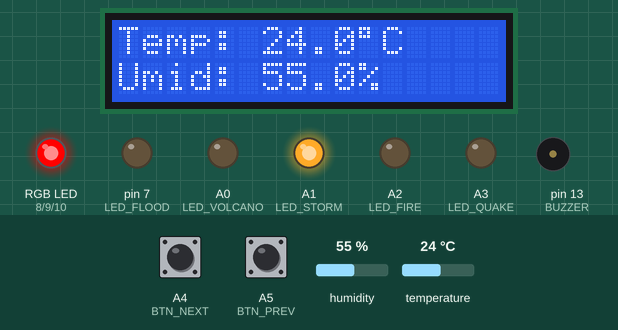
A sketch run on a simulated Arduino Uno, built with avr-gcc and run on an emulated ATmega328P. Parts: 16×2 character LCD, an RGB LED mixed from three pins (HIGH = lit), output pins drawn as LEDs (lit = HIGH), buzzer (waves = sounding). The test bench sets the inputs (shaded band); at power-on: A4 (BTN_NEXT) HIGH, A5 (BTN_PREV) HIGH, humidity 55 %, temperature 24 °C.

Above: at 10.6 s.
10.7 s: A4 (BTN_NEXT) pulled LOW for 0.15 s
At 12.0 s:
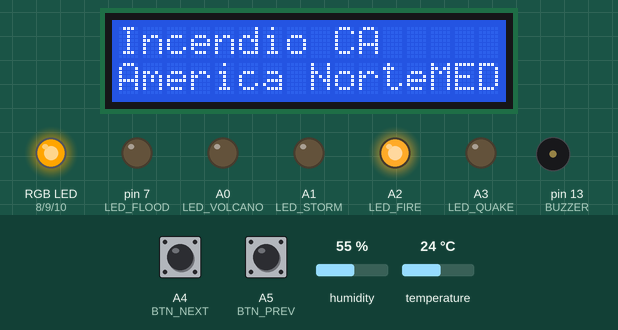
14.3 s: A4 (BTN_NEXT) pulled LOW for 1 s
At 15.7 s:
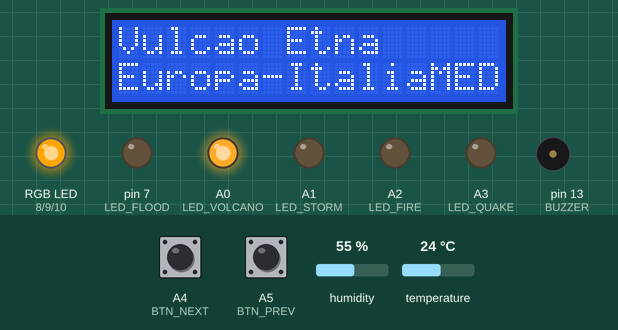
17.5 s: A4 (BTN_NEXT) pulled LOW for 0.15 s
At 18.4 s:
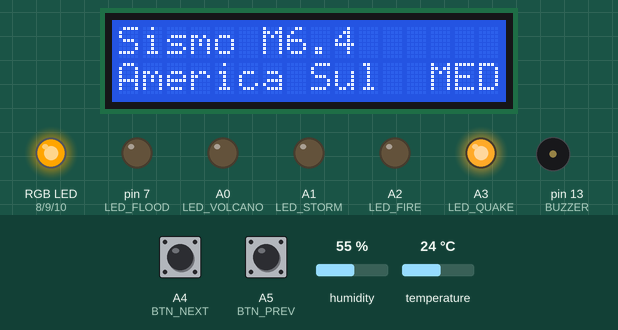
20.7 s: A4 (BTN_NEXT) pulled LOW for 3.2 s
At 21.19 s:
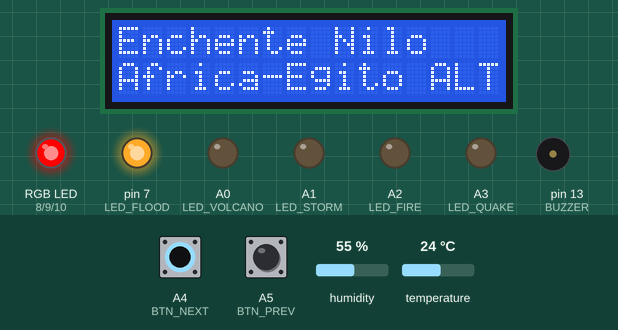
24.5 s: A4 (BTN_NEXT) pulled LOW for 0.15 s
At 24.71 s:
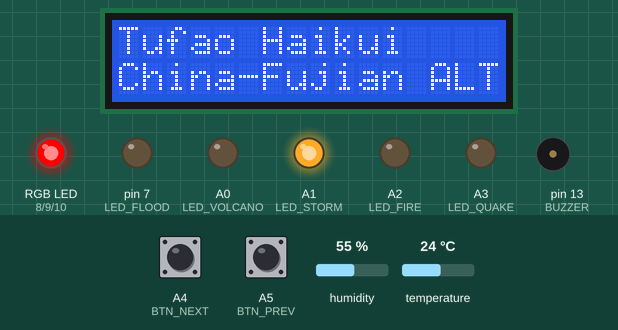
25.2 s: A4 (BTN_NEXT) pulled LOW for 1 s
At 27.21 s:
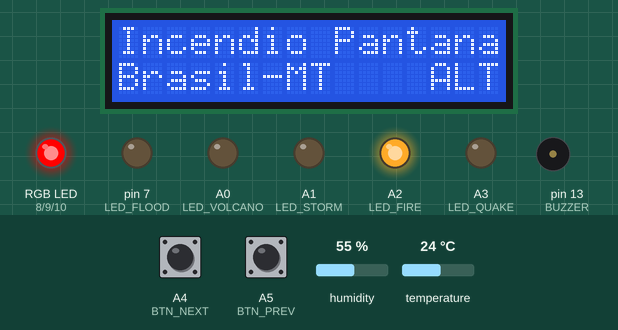
Timing chart, 0 to 27.8 s (numbered marks = the images above; inputs shaded):
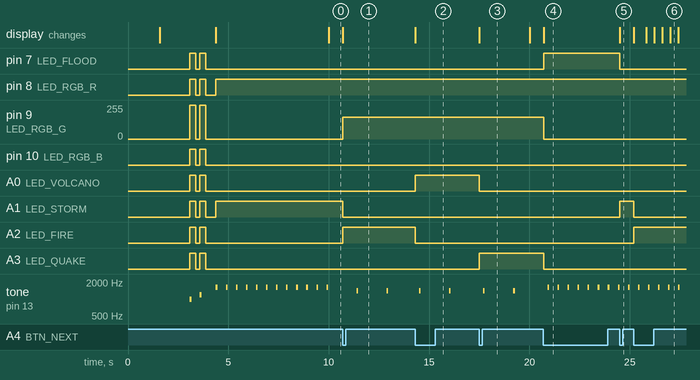

The sketch:

sketch.ino
```cpp
#include <LiquidCrystal.h>
#include <DHT.h>

// ─── Pinos LCD ───────────────────────────────────────────────
LiquidCrystal lcd(12, 11, 5, 4, 3, 2);

// ─── DHT22 ───────────────────────────────────────────────────
#define DHTPIN 6
#define DHTTYPE DHT22
DHT dht(DHTPIN, DHTTYPE);

// ─── LEDs por categoria ──────────────────────────────────────
#define LED_VOLCANO   A0   // Vermelho
#define LED_STORM     A1   // Azul
#define LED_FIRE      A2   // Amarelo
#define LED_QUAKE     A3   // Verde
#define LED_FLOOD     7    // Laranja (simulado com amarelo+vermelho)
#define LED_RGB_R     8
#define LED_RGB_G     9
#define LED_RGB_B     10

// ─── Buzzer e Botões ─────────────────────────────────────────
#define BUZZER        13
#define BTN_NEXT      A4
#define BTN_PREV      A5

// ─── Categorias de desastre ──────────────────────────────────
#define CAT_VOLCANO 0
#define CAT_STORM   1
#define CAT_FIRE    2
#define CAT_QUAKE   3
#define CAT_FLOOD   4

// ─── Estrutura de evento ─────────────────────────────────────
struct Event {
  const char* name;
  const char* region;
  uint8_t category;
  uint8_t risk; // 1=Baixo 2=Medio 3=Alto
};

// ─── Dados simulados (NASA EONET + Starlink temp) ────────────
const Event events[] = {
  {"Tufao Mawar",    "Asia-Pacifico",  CAT_STORM,   3},
  {"Incendio CA",    "America Norte",  CAT_FIRE,    2},
  {"Vulcao Etna",    "Europa-Italia",  CAT_VOLCANO, 2},
  {"Sismo M6.4",     "America Sul",    CAT_QUAKE,   2},
  {"Enchente Nilo",  "Africa-Egito",   CAT_FLOOD,   3},
  {"Tufao Haikui",   "China-Fujian",   CAT_STORM,   3},
  {"Incendio Pantanal","Brasil-MT",    CAT_FIRE,    3},
  {"Vulcao Fuego",   "Guatemala",      CAT_VOLCANO, 3},
  {"Sismo M5.8",     "Japao-Honshu",   CAT_QUAKE,   1},
  {"Enchente Kerala","India-Sul",      CAT_FLOOD,   2},
};

const uint8_t NUM_EVENTS = sizeof(events) / sizeof(events[0]);

// ─── Estado ──────────────────────────────────────────────────
int8_t currentEvent = 0;
bool showTemp = false;
unsigned long lastBuzz = 0;
unsigned long lastScroll = 0;
unsigned long lastTempRead = 0;
bool btnNextLast = HIGH;
bool btnPrevLast = HIGH;
uint8_t scrollPos = 0;

// ─── Setup ───────────────────────────────────────────────────
void setup() {
  lcd.begin(16, 2);
  dht.begin();

  pinMode(LED_VOLCANO, OUTPUT);
  pinMode(LED_STORM,   OUTPUT);
  pinMode(LED_FIRE,    OUTPUT);
  pinMode(LED_QUAKE,   OUTPUT);
  pinMode(LED_FLOOD,   OUTPUT);
  pinMode(LED_RGB_R,   OUTPUT);
  pinMode(LED_RGB_G,   OUTPUT);
  pinMode(LED_RGB_B,   OUTPUT);
  pinMode(BUZZER,      OUTPUT);
  pinMode(BTN_NEXT,    INPUT_PULLUP);
  pinMode(BTN_PREV,    INPUT_PULLUP);

  // Animação de boot
  bootAnimation();
  displayEvent(currentEvent);
}

// ─── Loop ────────────────────────────────────────────────────
void loop() {
  handleButtons();
  handleBuzzer();
  handleScroll();

  // Alterna leitura de temperatura a cada 10s
  if (millis() - lastTempRead > 10000) {
    lastTempRead = millis();
    showTemp = !showTemp;
    if (showTemp) displayTemperature();
    else displayEvent(currentEvent);
  }
}

// ─── Animação de boot ────────────────────────────────────────
void bootAnimation() {
  lcd.clear();
  lcd.setCursor(0, 0);
  lcd.print("** NASA MONITOR **");
  lcd.setCursor(0, 1);
  lcd.print(" Iniciando...   ");
  delay(1500);

  lcd.clear();
  lcd.setCursor(0, 0);
  lcd.print("Starlink Online ");
  lcd.setCursor(0, 1);
  lcd.print("EONET API: OK   ");
  delay(1500);

  // Pisca todos os LEDs
  setAllLeds(HIGH);
  tone(BUZZER, 1000, 100);
  delay(300);
  setAllLeds(LOW);
  delay(200);
  setAllLeds(HIGH);
  tone(BUZZER, 1200, 100);
  delay(300);
  setAllLeds(LOW);
  delay(500);
}

// ─── Exibe evento no LCD ─────────────────────────────────────
void displayEvent(int8_t idx) {
  const Event& e = events[idx];
  lcd.clear();
  scrollPos = 0;

  // Linha 1: nome do evento
  lcd.setCursor(0, 0);
  lcd.print(e.name);

  // Linha 2: região + risco
  lcd.setCursor(0, 1);
  lcd.print(e.region);
  lcd.setCursor(13, 1);
  switch (e.risk) {
    case 1: lcd.print("LOW"); break;
    case 2: lcd.print("MED"); break;
    case 3: lcd.print("ALT"); break;
  }

  updateLeds(e);
  updateRGB(e.risk);
}

// ─── Exibe temperatura (DHT22) ───────────────────────────────
void displayTemperature() {
  float t = dht.readTemperature();
  float h = dht.readHumidity();

  lcd.clear();
  lcd.setCursor(0, 0);
  lcd.print("Temp: ");
  if (!isnan(t)) {
    lcd.print(t, 1);
    lcd.print((char)223); // símbolo °
    lcd.print("C");
  } else {
    lcd.print("--.-C");
  }

  lcd.setCursor(0, 1);
  lcd.print("Umid: ");
  if (!isnan(h)) {
    lcd.print(h, 1);
    lcd.print("%");
  } else {
    lcd.print("--.-%");
  }

  // Alerta de temperatura alta
  if (!isnan(t) && t > 35.0) {
    tone(BUZZER, 800, 200);
    setRGB(255, 0, 0);
  }
}

// ─── Atualiza LEDs por categoria ─────────────────────────────
void updateLeds(const Event& e) {
  digitalWrite(LED_VOLCANO, e.category == CAT_VOLCANO ? HIGH : LOW);
  digitalWrite(LED_STORM,   e.category == CAT_STORM   ? HIGH : LOW);
  digitalWrite(LED_FIRE,    e.category == CAT_FIRE    ? HIGH : LOW);
  digitalWrite(LED_QUAKE,   e.category == CAT_QUAKE   ? HIGH : LOW);
  digitalWrite(LED_FLOOD,   e.category == CAT_FLOOD   ? HIGH : LOW);
}

// ─── RGB por nível de risco ───────────────────────────────────
void updateRGB(uint8_t risk) {
  switch (risk) {
    case 1: setRGB(0, 255, 0);   break; // Verde
    case 2: setRGB(255, 165, 0); break; // Laranja
    case 3: setRGB(255, 0, 0);   break; // Vermelho
  }
}

void setRGB(uint8_t r, uint8_t g, uint8_t b) {
  analogWrite(LED_RGB_R, r);
  analogWrite(LED_RGB_G, g);
  analogWrite(LED_RGB_B, b);
}

// ─── Buzzer por risco ────────────────────────────────────────
void handleBuzzer() {
  if (showTemp) return;
  const Event& e = events[currentEvent];
  unsigned long interval;
  switch (e.risk) {
    case 1: interval = 3000; break;
    case 2: interval = 1500; break;
    case 3: interval = 500;  break;
    default: interval = 3000;
  }
  if (millis() - lastBuzz > interval) {
    lastBuzz = millis();
    tone(BUZZER, 1000 + (e.risk * 200), 80);
  }
}

// ─── Scroll no LCD se nome for longo ─────────────────────────
void handleScroll() {
  if (showTemp) return;
  const Event& e = events[currentEvent];
  String name = String(e.name);
  if (name.length() <= 16) return;

  if (millis() - lastScroll > 400) {
    lastScroll = millis();
    lcd.setCursor(0, 0);
    String view = name.substring(scrollPos, scrollPos + 16);
    lcd.print(view);
    scrollPos++;
    if (scrollPos > name.length() - 16) scrollPos = 0;
  }
}

// ─── Botões de navegação ─────────────────────────────────────
void handleButtons() {
  bool btnNext = digitalRead(BTN_NEXT);
  bool btnPrev = digitalRead(BTN_PREV);

  if (btnNext == LOW && btnNextLast == HIGH) {
    currentEvent = (currentEvent + 1) % NUM_EVENTS;
    showTemp = false;
    displayEvent(currentEvent);
    delay(200);
  }

  if (btnPrev == LOW && btnPrevLast == HIGH) {
    currentEvent = (currentEvent - 1 + NUM_EVENTS) % NUM_EVENTS;
    showTemp = false;
    displayEvent(currentEvent);
    delay(200);
  }

  btnNextLast = btnNext;
  btnPrevLast = btnPrev;
}

// ─── Utilitários ─────────────────────────────────────────────
void setAllLeds(uint8_t state) {
  digitalWrite(LED_VOLCANO, state);
  digitalWrite(LED_STORM,   state);
  digitalWrite(LED_FIRE,    state);
  digitalWrite(LED_QUAKE,   state);
  digitalWrite(LED_FLOOD,   state);
  digitalWrite(LED_RGB_R,   state);
  digitalWrite(LED_RGB_G,   state);
  digitalWrite(LED_RGB_B,   state);
}
```

Measured:
- after the input at 10.7 s, pin 9 (LED_RGB_G): 0/255 → 165/255 at once; A1 (LED_STORM): HIGH → LOW at once; A2 (LED_FIRE): LOW → HIGH at once; tone on pin 13 (BUZZER): alternates 1400 Hz for 0.08 s and silent for 1.4 s, starting after 0.69 s; the display: changes at once (image 1)
- after the input at 14.3 s, A0 (LED_VOLCANO): LOW → HIGH at once; A2 (LED_FIRE): HIGH → LOW at once; the display: changes at once (image 2)
- after the input at 17.5 s, A0 (LED_VOLCANO): HIGH → LOW at once; A3 (LED_QUAKE): LOW → HIGH at once; the display: changes at once (image 3)
- after the input at 20.7 s, pin 7 (LED_FLOOD): LOW → HIGH at once; pin 9 (LED_RGB_G): 165/255 → 0/255 at once; A3 (LED_QUAKE): HIGH → LOW at once; tone on pin 13 (BUZZER): alternates 1600 Hz for 0.08 s and silent for 0.42 s, starting after 0.21 s; the display: changes at once (image 4)
- after the input at 24.5 s, pin 7 (LED_FLOOD): HIGH → LOW at once; A1 (LED_STORM): LOW → HIGH at once; the display: changes at once (image 5)
- after the input at 25.2 s, A1 (LED_STORM): HIGH → LOW at once; A2 (LED_FIRE): LOW → HIGH at once; the display: changes at once (image 6)
- by itself, tone on pin 13 (BUZZER): plays 1000 Hz for 0.10 s, 1200 Hz for 0.10 s, 1600 Hz for 0.08 s, 1600 Hz for 0.08 s, 1600 Hz for 0.08 s, 1600 Hz for 0.08 s … (14 notes in this stretch)
